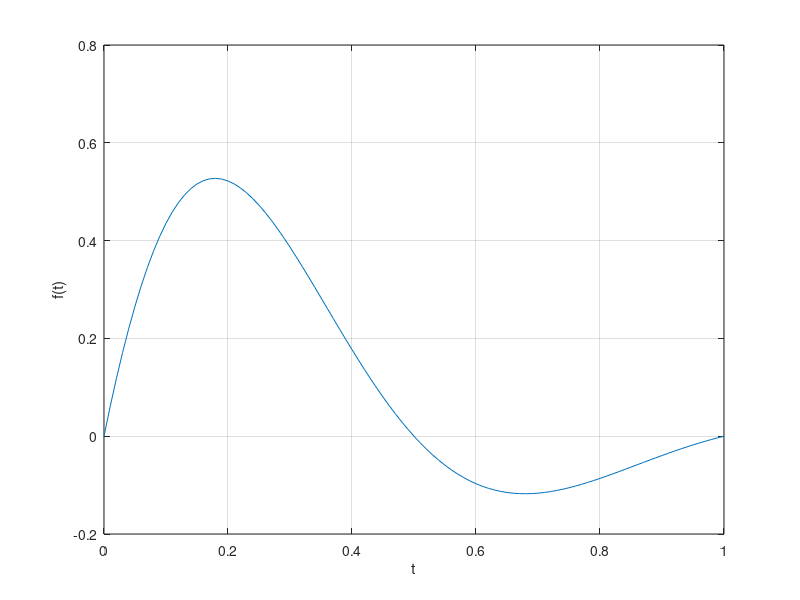

This figure's MATLAB source:
% Homework 9, Problem 4
% Will McClain
% EGR 101-01
% Due: 4/13/23


clear; clc; close all;

f = @(t) sin(2*pi.*t).*exp(-3*t); %here it is

t = 0:0.01:1;

plot(t, f(t))
grid on
xlabel("t")
ylabel("f(t)")